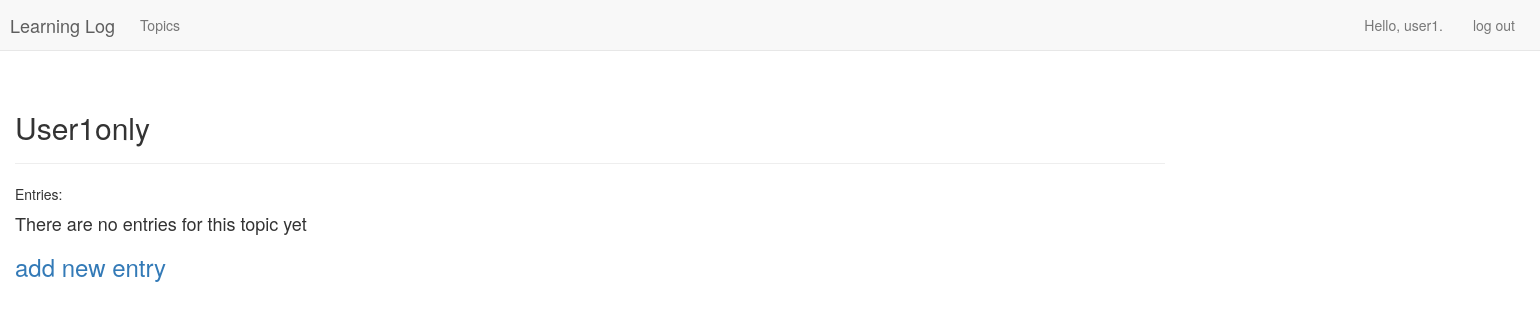
/topics/16/ (signed in), run on an earlier commit of the app's database.
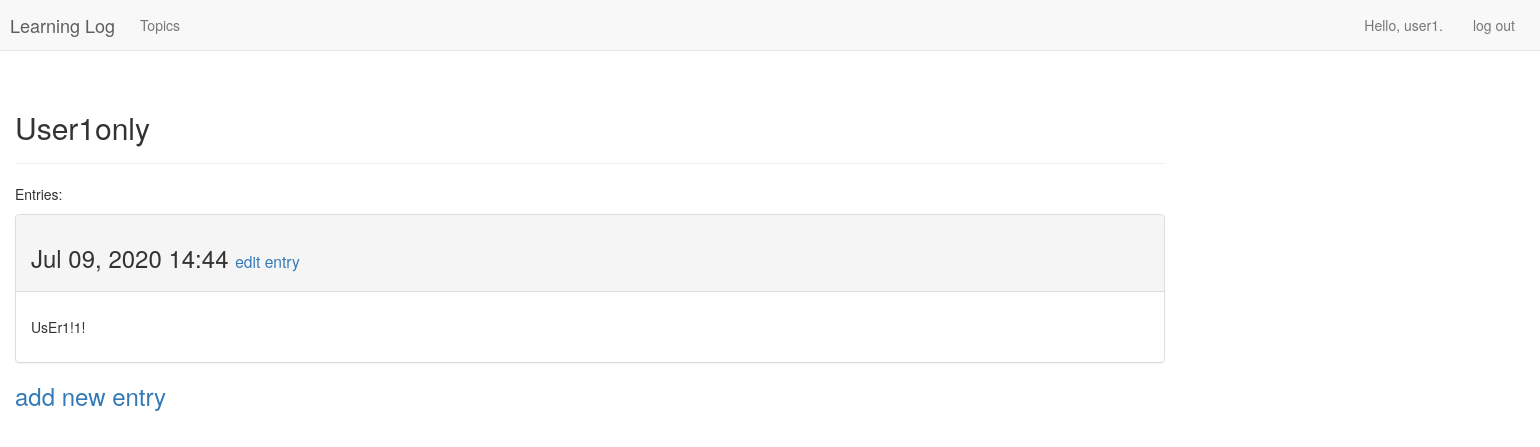
And on a later commit of the database.
### learning_logs/models.py (models this page shows, shortened)
class Topic (models.Model): #sottoclasse di Model
    text= models.CharField(max_length= 200)
    date_added= models.DateTimeField(auto_now_add= True)
    owner= models.ForeignKey(User, default= 1, on_delete=models.SET_DEFAULT)
    def __str__(self):
        return self.text

class Entry(models.Model):
    topic= models.ForeignKey(Topic, on_delete=models.CASCADE)  #id dei topics
    text= models.TextField()
    date_added=models.DateTimeField(auto_now_add=True)
    """Meta contiene informazioni supplementari per la gestione dei modelli"""
    class Meta:
        verbose_name_plural= "entries" #entries invece di entrys

### learning_logs/views.py (the view)
# urls.py: url(r'^topics/(?P<topic_id>\d+)/$', views.topic, name="topic"), #? indica l'inizio della query, \d+ indica di catturare ogni numero digitat
@login_required
def topic(request, topic_id):
    topic= Topic.objects.get(id=topic_id)
    if topic.owner != request.user:
        raise Http404
    entries= topic.entry_set.order_by('-date_added')
    context= {'topic': topic, 'entries': entries}
    return  render(request, 'topic.html', context)

### learning_logs/templates/topic.html (shortened to what this page needs)
<!DOCTYPE html>
<html lang="en">
{% extends 'base.html' %}
{% load bootstrap3 %}
{% block header %}
    <h2>
        {{ topic }}
    </h2>
{% endblock header %}
{% block content %}
    <p>Entries:</p>
    {% for entry in entries %}
        <div class="panel panel-default">
            <div class="panel-heading">
                <h3>
                    {{ entry.date_added|date:'M d, Y H:i' }}
                    <small>
                        <a href="{% url "learning_logs:edit_entry" entry.id %}" >edit entry</a>
                    </small>
                </h3>
            </div>
            <div class="panel-body">
                <p>{{ entry.text|linebreaks }}</p>
            </div>
        </div>
    {% empty %}
        <h4>
            There are no entries for this topic yet
        </h4>
    {% endfor %}
    <h3>
<a href="{% url 'learning_logs:new_entry' topic.id %}">add new entry</a>
</h3>
{% endblock content %}

### learning_logs/templates/base.html (shortened to what this page needs)
{% load bootstrap3 %}
<!doctype html>
<html lang="en">
<head>
    {%  bootstrap_css %}
    <link rel="stylesheet" type="text/css" href="/static/css/style.css">
</head
<body>
<nav class="navbar navbar-default navbar-static-top">
    <div class="container">
        <div class="navbar-header">
            <a class="navbar-brand" href="{% url 'learning_logs:index' %}">
                Learning Log</a>
        </div>
        <div id="navbar" class="navbar-collapse collapse">
            <ul class="nav navbar-nav">
                <li><a href="{% url 'learning_logs:topics' %}">Topics</a></li>
            </ul>
            <ul class="nav navbar-nav navbar-right">
            {% if user.is_authenticated %}
                <li><a>Hello, {{ user.username }}.</a></li>
                <li><a href="{% url 'users:logout' %}">log out</a></li>
            {% else %}
                <li><a href="{% url 'users:register' %}">register</a></li>
                <li><a href="{% url 'users:login' %}">log in</a></li>
            {% endif %}
            </ul>
        </div>
    </div>
</nav>
<div class="container">
    <div class="page-header">
        {% block header %}{% endblock header %}
    </div>
    <div>
        {% block content  %}{% endblock content %}
    </div>
</div>
</body>
</html>

### learning_logs/static/css/style.css (style rules this page uses)
.navbar-brand { padding-left: 10px; padding-right: 10px; }
.navbar-right { float: right!important; margin-right: -365px; }
.container { padding-right: 10px; padding-left: 10px; margin-left: 5px; margin-right: 5px; }

What changed in the data, as far as the page shows it:
added Entry: date_added "Jul 09, 2020 14:44", text "UsEr1!1!"
Also different on the page:
text no longer shown: "There are no entries for this topic yet"
